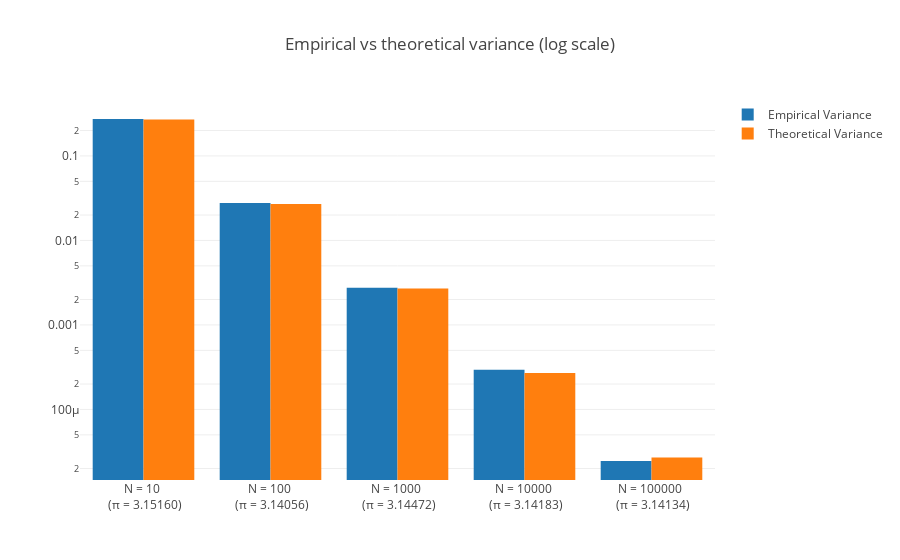

The cell this chart's notebook holds for it:
### Code cell
def estimate_pi(sample):
    """Estimates π given a sample."""
    return 4*np.average((np.sum(sample**2, axis=1) < 1.))

# Define constants
MAX_ERROR = 0.01
VARIANCE = np.pi*(4 - np.pi)

# Sample sizes
Ns = [10, 100, 1000, 10000, 100000]

# Number of samples (of length N each) we average on
repeat = 1000

means = np.empty(len(Ns))      # empirical mean of N estimates of π
variances = np.empty(len(Ns))  # empirical variance over N estimates
p_error = np.empty(len(Ns))    # empirical probability of getting error >= MAX_ERROR

for i, N in enumerate(Ns):
    pi_estimates = np.array([estimate_pi(sample_points(N)) for _ in range(repeat)])
    variances[i] = np.var(pi_estimates, ddof=1)  # use the unbiased estimator over N-1
    means[i] = np.average(pi_estimates)
    p_error[i] = np.average(np.abs(pi_estimates - np.pi) >= MAX_ERROR)
    
        
# Plot the empirical vs theoretical variance
x = ["N = {} <br> (π = {:2.5f})".format(Ns[i], means[i]) for i in range(len(Ns))]
data = [
    Bar(x=x, y=variances, name="Empirical Variance"),
    Bar(x=x, y=[VARIANCE/n for n in Ns], name="Theoretical Variance")
]

lyt = Layout(
    title="Empirical vs theoretical variance (log scale)",
    yaxis=dict(type="log")
)

py.iplot(Figure(data=data, layout=lyt))

### Figure 1 — Plotly figure (JSON) as saved in the notebook; plotly's stock layout.template omitted (floating-point values rounded to 4 significant figures)
{"data": [{"name": "Empirical Variance", "type": "bar", "x": ["N = 10 <br> (π = 3.15160)", "N = 100 <br> (π = 3.14056)", "N = 1000 <br> (π = 3.14472)", "N = 10000 <br> (π = 3.14183)", "N = 100000 <br> (π = 3.14134)"], "y": [0.2736, 0.02771, 0.00275, 0.0002957, 2.454e-05]}, {"name": "Theoretical Variance", "type": "bar", "x": ["N = 10 <br> (π = 3.15160)", "N = 100 <br> (π = 3.14056)", "N = 1000 <br> (π = 3.14472)", "N = 10000 <br> (π = 3.14183)", "N = 100000 <br> (π = 3.14134)"], "y": [0.2697, 0.02697, 0.002697, 0.0002697, 2.697e-05]}], "layout": {"title": "Empirical vs theoretical variance (log scale)", "yaxis": {"type": "log"}}}
